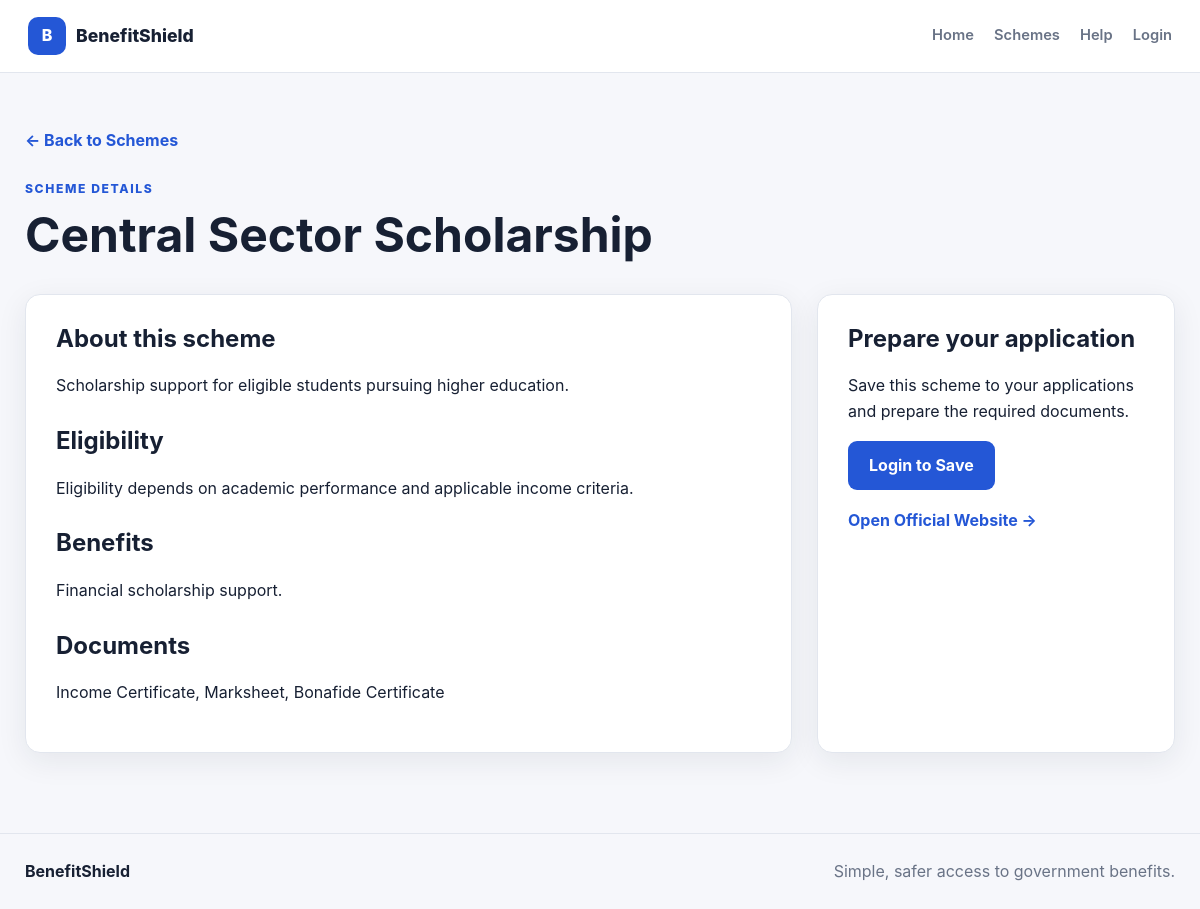
Screenshot of /schemes/2 with the database file from the repository.
### tables this page shows
CREATE TABLE schemes (

            id INTEGER PRIMARY KEY AUTOINCREMENT,

            name TEXT NOT NULL,

            description TEXT,

            eligibility TEXT,

            benefits TEXT,

            documents TEXT,

            official_link TEXT
        );

### routes/scheme_routes.py (the view)
@scheme_bp.route(
    "/<int:scheme_id>"
)
def scheme_detail(
    scheme_id
):
    scheme = scheme_details(
        scheme_id
    )
    if not scheme:
        abort(404)
    return render_template(
        "scheme_details.html",
        scheme=scheme
    )

### app.py (called while the page is built)
@app.context_processor
def inject_user():
    user = None
    user_id = session.get("user_id")
    if user_id:
        user = get_user(user_id)
        if user is None:
            session.clear()
    return {
        "current_user": user
    }

### database/init_db.py (called while the page is built)
def get_connection():
    os.makedirs(
        os.path.dirname(Config.DATABASE_PATH),
        exist_ok=True
    )
    connection = sqlite3.connect(
        Config.DATABASE_PATH
    )
    connection.row_factory = sqlite3.Row
    return connection

### models/scheme_model.py (called while the page is built)
def get_scheme(scheme_id):
    connection = get_connection()
    scheme = connection.execute(
        """
        SELECT *
        FROM schemes
        WHERE id = ?
        """,
        (
            scheme_id,
        )
    ).fetchone()
    connection.close()
    return scheme

### services/scheme_service.py (called while the page is built)
def scheme_details(
    scheme_id
):
    return get_scheme(
        scheme_id
    )

### templates/scheme_details.html (shortened to what this page needs)
{% extends "base.html" %}
{% block page %}
<main class="content">
    <a
        href="{{ url_for('schemes.schemes') }}"
        class="back-link"
    >
        ← Back to Schemes
    </a>
    <div class="detail-header">
        <p class="small-heading">
            SCHEME DETAILS
        </p>
        <h1>
            {{ scheme["name"] }}
        </h1>
    </div>
    <div class="detail-grid">
        <section class="box">
            <h2>
                About this scheme
            </h2>
            <p>
                {{ scheme["description"] }}
            </p>
            <h2>
                Eligibility
            </h2>
            <p>
                {{ scheme["eligibility"] }}
            </p>
            <h2>
                Benefits
            </h2>
            <p>
                {{ scheme["benefits"] }}
            </p>
            <h2>
                Documents
            </h2>
            <p>
                {{ scheme["documents"] }}
            </p>
        </section>
        <aside class="box">
            <h2>
                Prepare your application
            </h2>
            <p>
                Save this scheme to your applications
                and prepare the required documents.
            </p>
            {% if current_user %}
                <form
                    method="POST"
                    action="{{ url_for(
                        'applications.create'
                    ) }}"
                >
                    <input
                        type="hidden"
                        name="scheme_id"
                        value="{{ scheme['id'] }}"
                    >
                    <button
                        type="submit"
                        class="btn-main"
                    >
                        Save to My Applications
                    </button>
                </form>
            {% else %}
                <a
                    href="{{ url_for('auth.login') }}"
                    class="btn-main"
                >
                    Login to Save
                </a>
            {% endif %}
            {% if scheme["official_link"] %}
                <a
                    href="{{ scheme['official_link'] }}"
                    target="_blank"
                    rel="noopener noreferrer"
                    class="official-link"
                >
                    Open Official Website →
                </a>
            {% endif %}
        </aside>
    </div>
</main>
{% endblock %}

### static/css/style.css (style rules this page uses)
* { box-sizing: border-box; }
:root { --bg: #f6f7fb; --surface: #ffffff; --text: #172033; --muted: #697386; --border: #e2e6ee; --primary: #2457d6; --primary-dark: #1742ad; --success: #16834b; --warning: #b7791f; --danger: #c53030; --sidebar: #172033; --sidebar-text: #e5e9f2; --shadow: 0 8px 30px rgba(20, 32, 55, 0.08); }
html { scroll-behavior: smooth; }
body { margin: 0; background: var(--bg); color: var(--text); font-family: Inter, Arial, Helvetica, sans-serif; line-height: 1.6; }
a { color: inherit; text-decoration: none; }
.content { max-width: 1200px; margin: 0 auto; padding: 55px 25px 80px; }
.small-heading { margin: 0 0 8px; color: var(--primary); font-size: 0.76rem; font-weight: 800; letter-spacing: 0.13em; }
h1, h2, h3 { line-height: 1.2; }
h1 { font-size: clamp(2rem, 4vw, 3.3rem); margin: 0 0 15px; }
h2 { margin-top: 0; }
.back-link { display: inline-block; margin-bottom: 25px; color: var(--primary); font-weight: 700; }
.btn-main, .btn-secondary { display: inline-flex; align-items: center; justify-content: center; min-height: 46px; padding: 11px 20px; border-radius: 9px; font-weight: 700; border: 1px solid transparent; transition: transform 0.15s ease, background 0.15s ease; }
.btn-main { background: var(--primary); color: white; }
.box { background: white; border: 1px solid var(--border); border-radius: 15px; padding: 30px; box-shadow: var(--shadow); }
.detail-header { margin-bottom: 30px; }
.detail-grid { display: grid; grid-template-columns: minmax(0, 1.5fr) minmax(280px, 0.7fr); gap: 25px; }
.detail-grid h2 { margin-top: 28px; }
.detail-grid h2:first-child { margin-top: 0; }
.official-link { display: block; margin-top: 18px; color: var(--primary); font-weight: 700; }

### rows the page displays
schemes: name "Central Sector Scholarship", description "Scholarship support for eligible students pursuing higher education.", eligibility "Eligibility depends on academic performance and applicable income criteria.", benefits "Financial scholarship support.", documents "Income Certificate, Marksheet, Bonafide Certificate"
